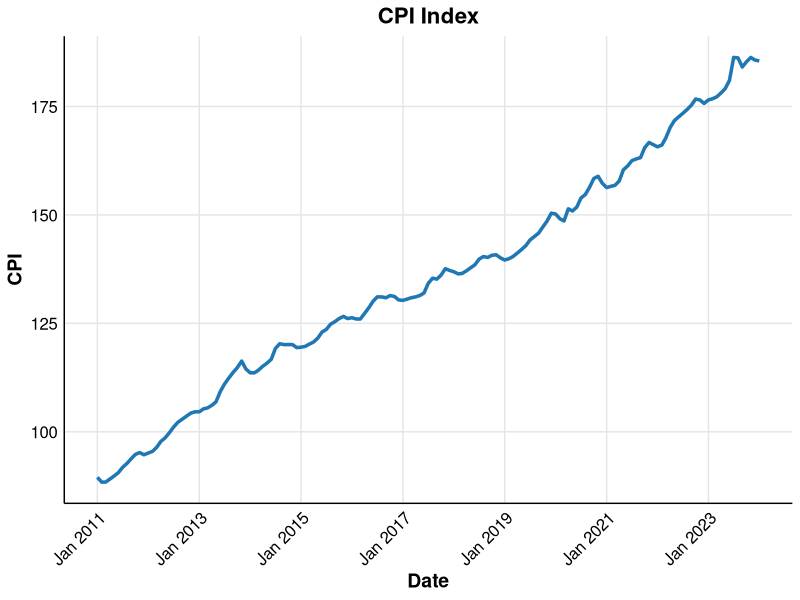
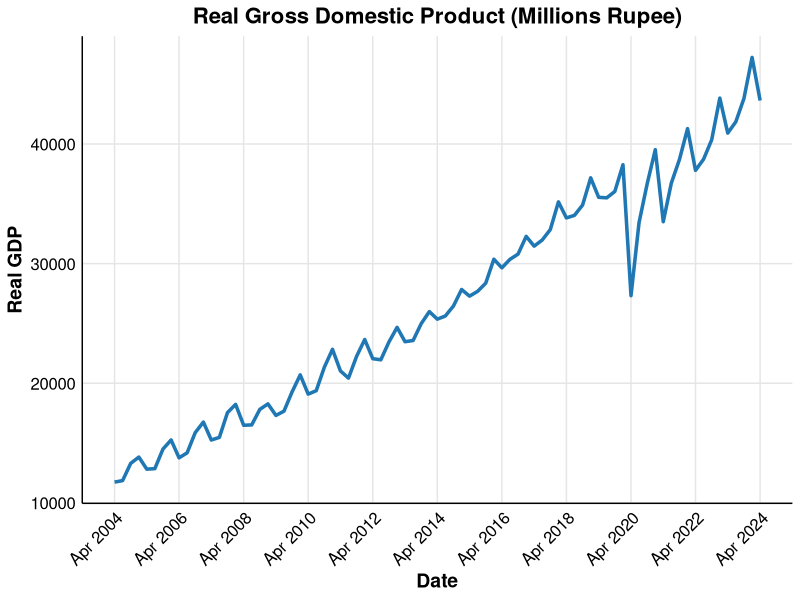
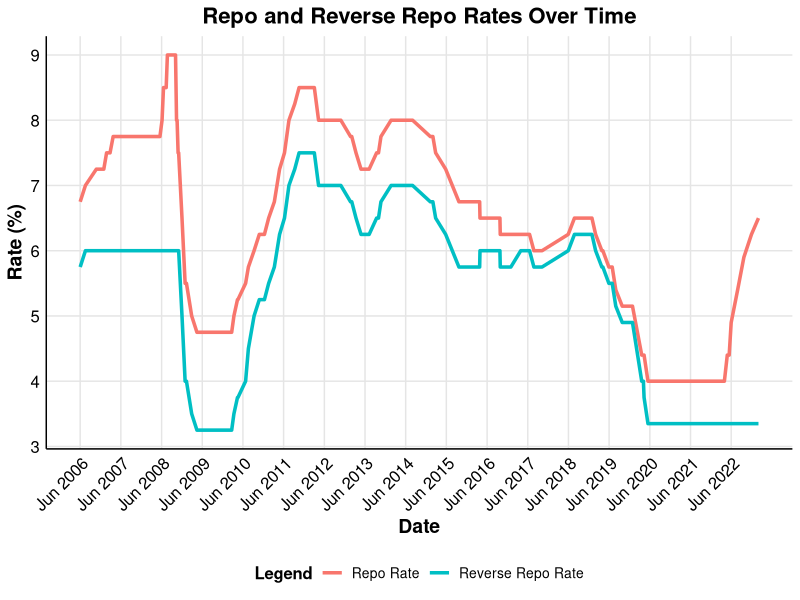
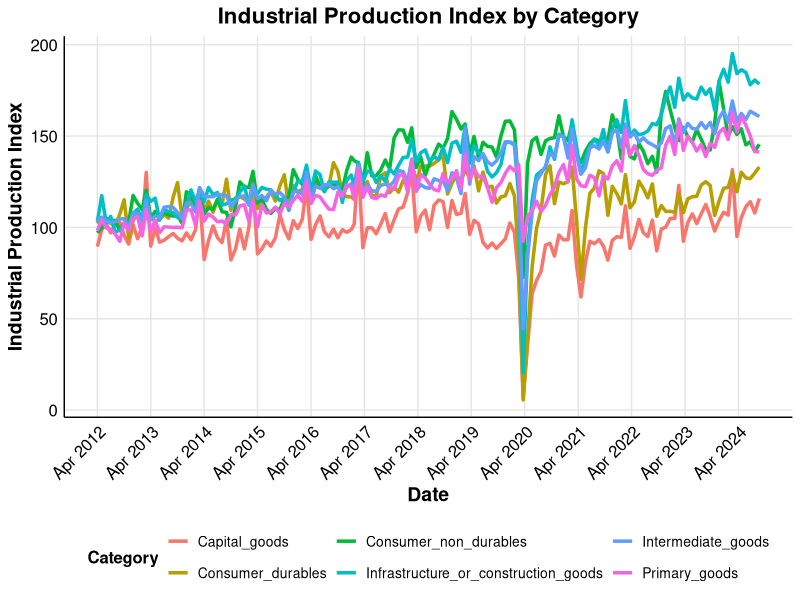

Recreate these plots in R, in order.
## ---- chunk 1
library(ggplot2)
library(scales)
library(readr)
library(dplyr)
library(tidyr)
## ---- chunk 2
# Read the data
data <- read_csv("Data/India Data/CPI_Index.csv")

# Convert observation_date to Date format (dd/mm/yyyy)
data$DATE <- as.Date(data$DATE, format="%d/%m/%Y")

# Create the plot with aesthetic improvements
ggplot(data, aes(x = DATE, y = Combined)) +
  geom_line(color = "#1f77b4", size = 1.2) +  # Change to a more appealing blue line
  labs(
    title = "CPI Index",
    x = "Date",  # Label for the x-axis
    y = "CPI"  # Label for the y-axis
  ) +
  scale_x_date(
    breaks = seq(min(data$DATE), max(data$DATE), by = "2 year"),  # Show labels every 6 months
    labels = scales::date_format("%b %Y")  # Format labels as Month Year (e.g., Nov 2024)
  ) +
  theme_minimal() +  # Minimal theme for a clean look
  theme(
    axis.text.x = element_text(angle = 45, hjust = 1, size = 12, color = "black"),  # Rotate and style x-axis labels
    axis.text.y = element_text(size = 12, color = "black"),  # Style y-axis labels
    axis.title.x = element_text(size = 14, color = "black", face = "bold"),  # Bold x-axis title
    axis.title.y = element_text(size = 14, color = "black", face = "bold"),  # Bold y-axis title
    plot.title = element_text(size = 16, color = "black", face = "bold", hjust = 0.5),  # Bold and centered title
    legend.position = "none",  # No legend as it's a single variable
    axis.line = element_line(color = "black", size = 0.5),  # Black axis lines
    panel.grid.major = element_line(color = "grey90", size = 0.5),  # Light grey grid lines
    panel.grid.minor = element_blank(),  # Remove minor grid lines
    panel.background = element_rect(fill = "white", color = "white")  # White background
  )
## ---- chunk 3
data <- read_csv("Data/India Data/NGDPRNSAXDCINQ.csv")

# Convert observation_date to Date format (dd/mm/yyyy)
data$DATE <- as.Date(data$DATE, format="%d/%m/%Y")

# Create the plot with aesthetic improvements
ggplot(data, aes(x = DATE, y = NGDPRNSAXDCINQ)) +
  geom_line(color = "#1f77b4", size = 1.2) +  # Change to a more appealing blue line
  labs(
    title = "Real Gross Domestic Product (Millions Rupee)",
    x = "Date",  # Label for the x-axis
    y = "Real GDP"  # Label for the y-axis
  ) +
  scale_x_date(
    breaks = seq(min(data$DATE), max(data$DATE), by = "2 year"),  # Show labels every 6 months
    labels = scales::date_format("%b %Y")  # Format labels as Month Year (e.g., Nov 2024)
  ) +
  theme_minimal() +  # Minimal theme for a clean look
  theme(
    axis.text.x = element_text(angle = 45, hjust = 1, size = 12, color = "black"),  # Rotate and style x-axis labels
    axis.text.y = element_text(size = 12, color = "black"),  # Style y-axis labels
    axis.title.x = element_text(size = 14, color = "black", face = "bold"),  # Bold x-axis title
    axis.title.y = element_text(size = 14, color = "black", face = "bold"),  # Bold y-axis title
    plot.title = element_text(size = 16, color = "black", face = "bold", hjust = 0.5),  # Bold and centered title
    legend.position = "none",  # No legend as it's a single variable
    axis.line = element_line(color = "black", size = 0.5),  # Black axis lines
    panel.grid.major = element_line(color = "grey90", size = 0.5),  # Light grey grid lines
    panel.grid.minor = element_blank(),  # Remove minor grid lines
    panel.background = element_rect(fill = "white", color = "white")  # White background
  )
## ---- chunk 4
# Load the data
data <- read_csv("Data/India Data/Money_Rates.csv")

# Ensure the DATE column is properly formatted
data$DATE <- as.Date(data$DATE, format="%d/%m/%Y")

# Create the plot
ggplot(data) +
  geom_line(aes(x = DATE, y = Repo_Rate, color = "Repo Rate"), size = 1.2) +
  geom_line(aes(x = DATE, y = Reverse_Repo_Rate, color = "Reverse Repo Rate"), size = 1.2) +
  labs(
    title = "Repo and Reverse Repo Rates Over Time",
    x = "Date",
    y = "Rate (%)",
    color = "Legend"
  ) +
  scale_x_date(
    breaks = seq(min(data$DATE), max(data$DATE), by = "1 year"),
    labels = date_format("%b %Y")
  ) +
  theme_minimal() +
  theme(
    axis.text.x = element_text(angle = 45, hjust = 1, size = 12, color = "black"),
    axis.text.y = element_text(size = 12, color = "black"),
    axis.title.x = element_text(size = 14, color = "black", face = "bold"),
    axis.title.y = element_text(size = 14, color = "black", face = "bold"),
    plot.title = element_text(size = 16, color = "black", face = "bold", hjust = 0.5),
    legend.position = "bottom",
    legend.title = element_text(size = 12, face = "bold"),
    legend.text = element_text(size = 10),
    axis.line = element_line(color = "black", size = 0.5),
    panel.grid.major = element_line(color = "grey90", size = 0.5),
    panel.grid.minor = element_blank(),
    panel.background = element_rect(fill = "white", color = "white")
  )
## ---- chunk 5
# Load the data
data <- read_csv("Data/India Data/IIP.csv")

# Convert 'DATE' column to Date format (if not already in the correct format)
data$DATE <- as.Date(data$DATE, format = "%d/%m/%Y")

# Reshape the data from wide to long format for ggplot
data_long <- data %>%
  pivot_longer(
    cols = c(Primary_goods, Capital_goods, Intermediate_goods, 
             Infrastructure_or_construction_goods, Consumer_durables, Consumer_non_durables),
    names_to = "Category",
    values_to = "Value"
  )

# Create the plot
ggplot(data_long, aes(x = DATE, y = Value, color = Category)) +
  geom_line(size = 1.2) +  # Plot all lines with different colors
  labs(
    title = "Industrial Production Index by Category",
    x = "Date",  # Label for the x-axis
    y = "Industrial Production Index",  # Label for the y-axis
    color = "Category"  # Legend title
  ) +
  scale_x_date(
    breaks = seq(min(data$DATE), max(data$DATE), by = "1 year"),  # Show labels every year
    labels = scales::date_format("%b %Y")  # Format labels as Month Year (e.g., Nov 2024)
  ) +
  theme_minimal() +  # Minimal theme for a clean look
  theme(
    axis.text.x = element_text(angle = 45, hjust = 1, size = 12, color = "black"),  # Rotate and style x-axis labels
    axis.text.y = element_text(size = 12, color = "black"),  # Style y-axis labels
    axis.title.x = element_text(size = 14, color = "black", face = "bold"),  # Bold x-axis title
    axis.title.y = element_text(size = 14, color = "black", face = "bold"),  # Bold y-axis title
    plot.title = element_text(size = 16, color = "black", face = "bold", hjust = 0.5),  # Bold and centered title
    legend.position = "bottom",  # Place the legend at the bottom
    legend.title = element_text(size = 12, face = "bold"),  # Style legend title
    legend.text = element_text(size = 10),  # Style legend text
    axis.line = element_line(color = "black", size = 0.5),  # Black axis lines
    panel.grid.major = element_line(color = "grey90", size = 0.5),  # Light grey grid lines
    panel.grid.minor = element_blank(),  # Remove minor grid lines
    panel.background = element_rect(fill = "white", color = "white")  # White background
  )
